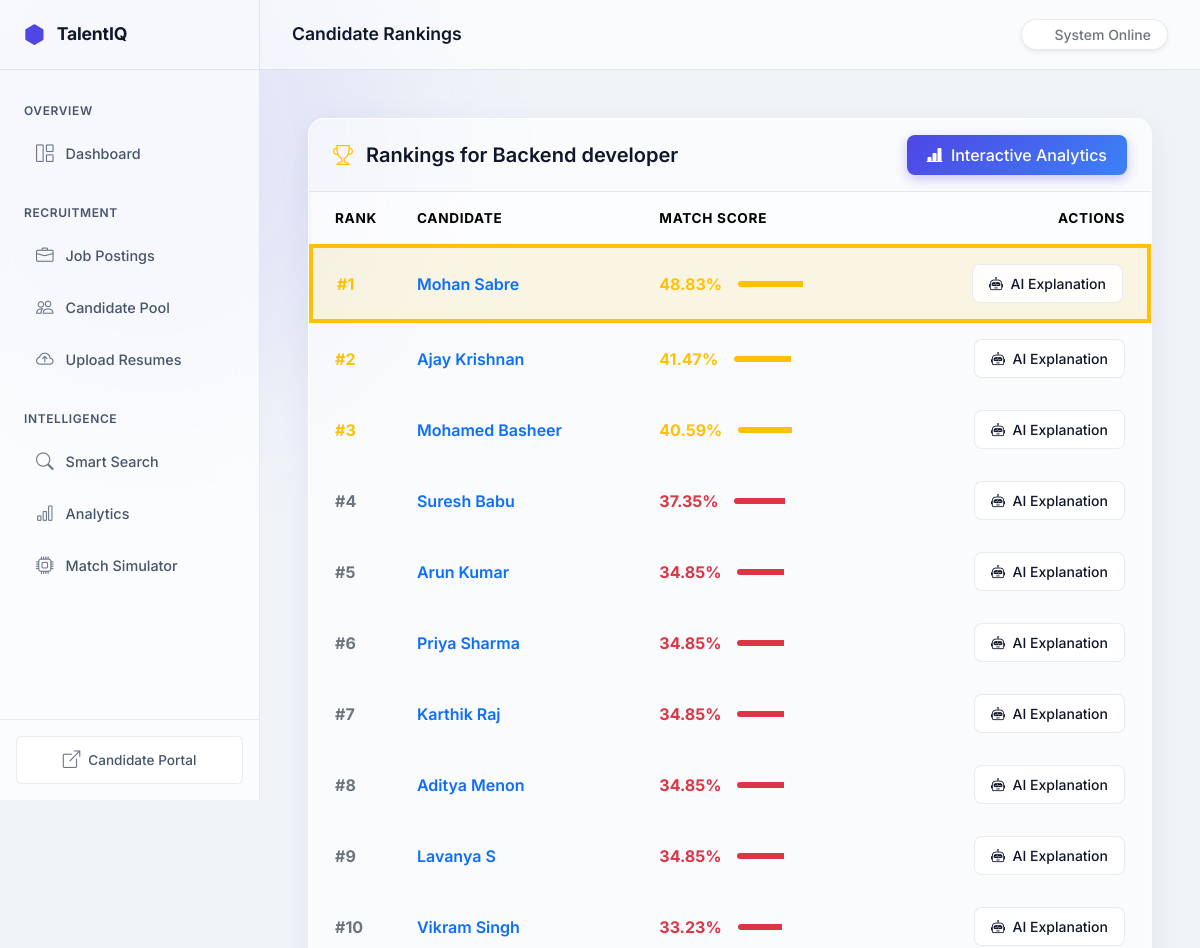
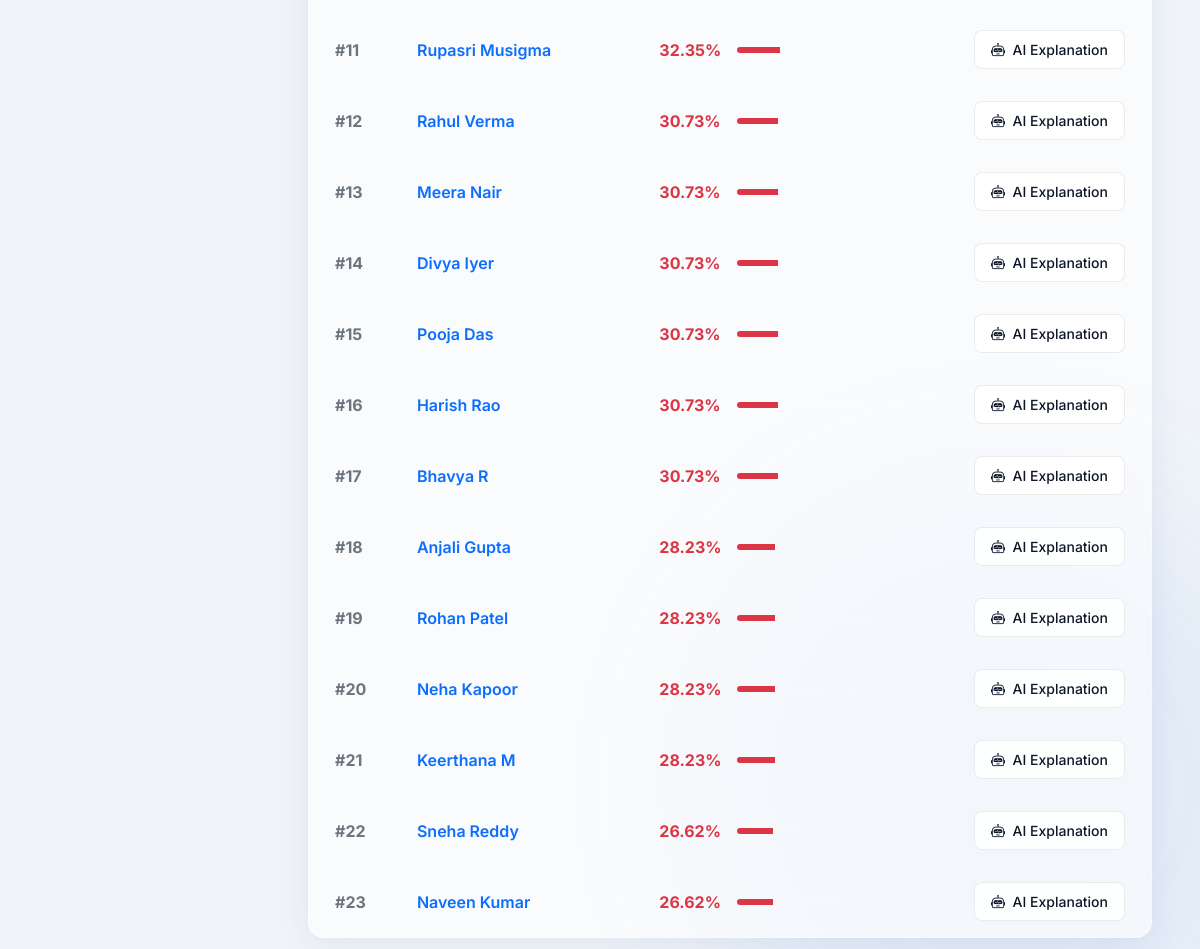
Screenshot of /hr/matching/8/results/ with the database file from the repository (2 pictures, top to bottom).
### jobs/models.py (models this page shows)
class Job(models.Model):
    title = models.CharField(max_length=200)
    description = models.TextField()
    min_experience = models.FloatField(default=0)
    candidates = models.ManyToManyField('candidates.Candidate', related_name='applied_jobs', blank=True)
    created_at = models.DateTimeField(auto_now_add=True)

### matching/models.py (models this page shows)
class CandidateJobMatch(models.Model):
    candidate = models.ForeignKey(Candidate, on_delete=models.CASCADE)
    job = models.ForeignKey(Job, on_delete=models.CASCADE)
    skill_score = models.FloatField(default=0)
    experience_score = models.FloatField(default=0)
    certification_score = models.FloatField(default=0)
    total_score = models.FloatField(default=0)
    match_percentage = models.FloatField(default=0)
    rank = models.IntegerField(default=0)
    calculated_at = models.DateTimeField(auto_now=True)
    class Meta:
        unique_together = ('candidate', 'job')

### candidates/models.py (models this page shows)
class Candidate(models.Model):
    name = models.CharField(max_length=200)
    email = models.EmailField(unique=True)
    phone = models.CharField(max_length=20)
    education = models.TextField()
    experience_years = models.FloatField(default=0)
    resume_score = models.FloatField(default=0)
    created_at = models.DateTimeField(auto_now_add=True)
    updated_at = models.DateTimeField(auto_now=True)

### matching/views.py (the view)
# urls.py: path('matching/<int:job_pk>/results/', MatchingResultsView.as_view(), name='results'),
class MatchingResultsView(View):
    template_name = 'hr/matching/results.html'
    def get(self, request, job_pk):
        job = get_object_or_404(Job, pk=job_pk)
        matches = (CandidateJobMatch.objects
                   .filter(job=job)
                   .select_related('candidate')
                   .order_by('rank'))
        return render(request, self.template_name, {
            'job':     job,
            'matches': matches,
            'total':   matches.count(),
        })

### templates/hr/matching/results.html
{% extends "hr/base.html" %}
{% block page_title %}Candidate Rankings{% endblock %}
{% block content %}
<div class="glass-card hover-elevate">
    <div class="card-header d-flex justify-content-between align-items-center py-3">
        <span class="fs-5 fw-semibold"><i class="bi bi-trophy text-warning me-2"></i> Rankings for {{ job.title }}</span>
        <a href="{% url 'analytics:job_dashboard' job.pk %}" class="btn btn-premium"><i class="bi bi-bar-chart-line-fill me-1"></i> Interactive Analytics</a>
    </div>
    <div class="table-responsive">
        <table class="table table-hover table-borderless mb-0 align-middle">
            <thead class="table-light">
                <tr>
                    <th class="ps-4" style="width: 10%;">Rank</th>
                    <th>Candidate</th>
                    <th style="width: 30%;">Match Score</th>
                    <th class="text-end pe-4">Actions</th>
                </tr>
            </thead>
            <tbody>
                {% for m in matches %}
                <tr class="{% if m.rank == 1 %}bg-warning bg-opacity-10 border-start border-4 border-warning{% endif %}">
                    <td class="ps-4 fw-bold {% if m.rank <= 3 %}text-warning{% else %}text-secondary{% endif %}">#{{ m.rank }}</td>
                    <td class="fw-semibold text-primary"><a href="{% url 'candidates:detail' m.candidate.pk %}" class="text-decoration-none">{{ m.candidate.name }}</a></td>
                    <td>
                        <div class="d-flex align-items-center">
                            <span class="me-3 fw-bold {% if m.match_percentage >= 70 %}text-success{% elif m.match_percentage >= 40 %}text-warning{% else %}text-danger{% endif %}">{{ m.match_percentage }}%</span>
                            <div class="progress flex-grow-1" style="height: 6px; background-color: rgba(255,255,255,0.05);">
                                <div class="progress-bar {% if m.match_percentage >= 70 %}bg-success{% elif m.match_percentage >= 40 %}bg-warning{% else %}bg-danger{% endif %}" style="width: {{ m.match_percentage }}%"></div>
                            </div>
                        </div>
                    </td>
                    <td class="text-end pe-4">
                        <a href="{% url 'matching:explain' job.pk m.candidate.pk %}" class="btn btn-sm btn-outline-premium px-3"><i class="bi bi-robot me-1"></i> AI Explanation</a>
                    </td>
                </tr>
                {% empty %}
                <tr><td colspan="4" class="text-center py-5 text-secondary">No candidates have been ranked for this job yet.</td></tr>
                {% endfor %}
            </tbody>
        </table>
    </div>
</div>
{% endblock %}

### templates/hr/base.html (style rules this page uses)
:root { --bg-main: #f0f4f8; --bg-surface: rgba(255, 255, 255, 0.7); --bg-elevated: rgba(255, 255, 255, 0.9); --border-color: rgba(0, 0, 0, 0.08); --color-primary: #4f46e5; --color-secondary: #3b82f6; --color-success: #10b981; --color-warning: #f59e0b; --color-danger: #ef4444; --text-primary: #0f172a; --text-secondary: #475569; --sidebar-width: 260px; --transition-base: all 0.25s cubic-bezier(0.4, 0, 0.2, 1); }
body { font-family: 'Inter', sans-serif; background-color: var(--bg-main); color: var(--text-primary); overflow-x: hidden; -webkit-font-smoothing: antialiased; position: relative; }
body::before, body::after { content: ""; position: fixed; border-radius: 50%; filter: blur(80px); z-index: -1; opacity: 0.5; }
body::before { top: -100px; left: -100px; width: 500px; height: 500px; background: rgba(99, 102, 241, 0.2); }
body::after { bottom: -100px; right: -100px; width: 600px; height: 600px; background: rgba(59, 130, 246, 0.15); }
a { text-decoration: none; transition: var(--transition-base); }
.glass-card { background: rgba(255, 255, 255, 0.6); backdrop-filter: blur(20px) saturate(150%); -webkit-backdrop-filter: blur(20px) saturate(150%); border: 1px solid rgba(255, 255, 255, 0.3); border-top: 1px solid rgba(255, 255, 255, 0.8); border-left: 1px solid rgba(255, 255, 255, 0.8); border-radius: 16px; box-shadow: 0 8px 32px 0 rgba(31, 38, 135, 0.07); transition: var(--transition-base); overflow: hidden; }
.glass-card .card-header { background: transparent; border-bottom: 1px solid var(--border-color); padding: 1.25rem 1.5rem; font-weight: 600; }
.btn-premium { background: linear-gradient(135deg, var(--color-primary), var(--color-secondary)); color: white; border: none; border-radius: 8px; font-weight: 500; padding: 0.5rem 1.25rem; box-shadow: 0 4px 12px rgba(79, 70, 229, 0.3); transition: var(--transition-base); }
.btn-outline-premium { background: var(--bg-elevated); color: var(--text-primary); border: 1px solid var(--border-color); border-radius: 8px; font-weight: 500; padding: 0.5rem 1.25rem; transition: var(--transition-base); }
.table { color: var(--text-primary); vertical-align: middle; }
.table > :not(caption) > * > * { padding: 1rem 1.25rem; background-color: transparent; border-bottom-color: var(--border-color); }
.table-light { background-color: rgba(255,255,255,0.5) !important; color: var(--text-secondary); font-size: 0.85rem; text-transform: uppercase; letter-spacing: 0.05em; border-bottom: 2px solid var(--border-color); }

### rows the page displays
Job: title "Backend developer"
CandidateJobMatch: rank "1", candidate.name "Mohan Sabre", match_percentage "48.83"
CandidateJobMatch: rank "2", candidate.name "Ajay Krishnan", match_percentage "41.47"
CandidateJobMatch: rank "3", candidate.name "Mohamed Basheer", match_percentage "40.59"
CandidateJobMatch: rank "4", candidate.name "Suresh Babu", match_percentage "37.35"
CandidateJobMatch: rank "5", candidate.name "Arun Kumar", match_percentage "34.85"
CandidateJobMatch: rank "6", candidate.name "Priya Sharma", match_percentage "34.85"
CandidateJobMatch: rank "7", candidate.name "Karthik Raj", match_percentage "34.85"
CandidateJobMatch: rank "8", candidate.name "Aditya Menon", match_percentage "34.85"
CandidateJobMatch: rank "9", candidate.name "Lavanya S", match_percentage "34.85"
CandidateJobMatch: rank "10", candidate.name "Vikram Singh", match_percentage "33.23"
CandidateJobMatch: rank "11", candidate.name "Rupasri Musigma", match_percentage "32.35"
CandidateJobMatch: rank "12", candidate.name "Rahul Verma", match_percentage "30.73"
CandidateJobMatch: rank "13", candidate.name "Meera Nair", match_percentage "30.73"
CandidateJobMatch: rank "14", candidate.name "Divya Iyer", match_percentage "30.73"
CandidateJobMatch: rank "15", candidate.name "Pooja Das", match_percentage "30.73"
CandidateJobMatch: rank "16", candidate.name "Harish Rao", match_percentage "30.73"
CandidateJobMatch: rank "17", candidate.name "Bhavya R", match_percentage "30.73"
CandidateJobMatch: rank "18", candidate.name "Anjali Gupta", match_percentage "28.23"
CandidateJobMatch: rank "19", candidate.name "Rohan Patel", match_percentage "28.23"
CandidateJobMatch: rank "20", candidate.name "Neha Kapoor", match_percentage "28.23"
CandidateJobMatch: rank "21", candidate.name "Keerthana M", match_percentage "28.23"
CandidateJobMatch: rank "22", candidate.name "Sneha Reddy", match_percentage "26.62"
CandidateJobMatch: rank "23", candidate.name "Naveen Kumar", match_percentage "26.62"
